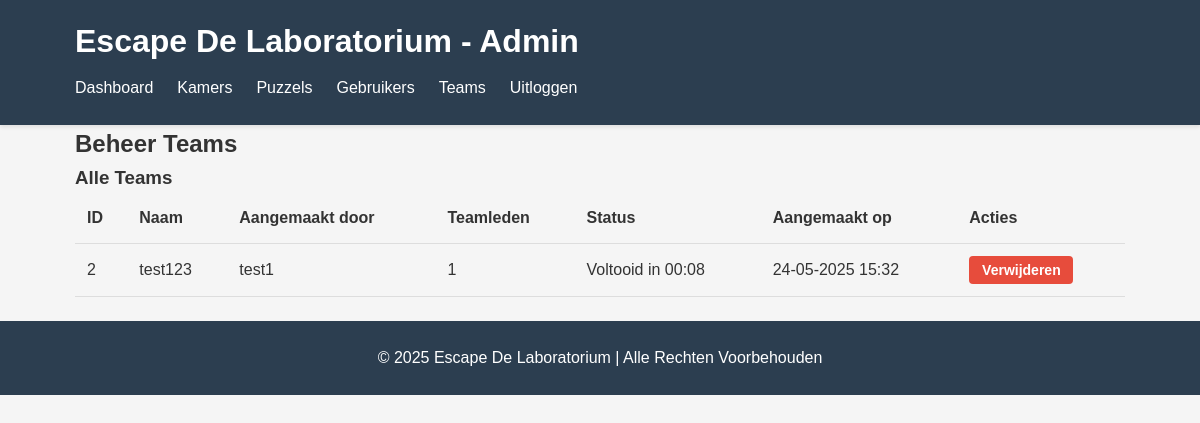
The app's page /admin/teams.php (signed in), older data.
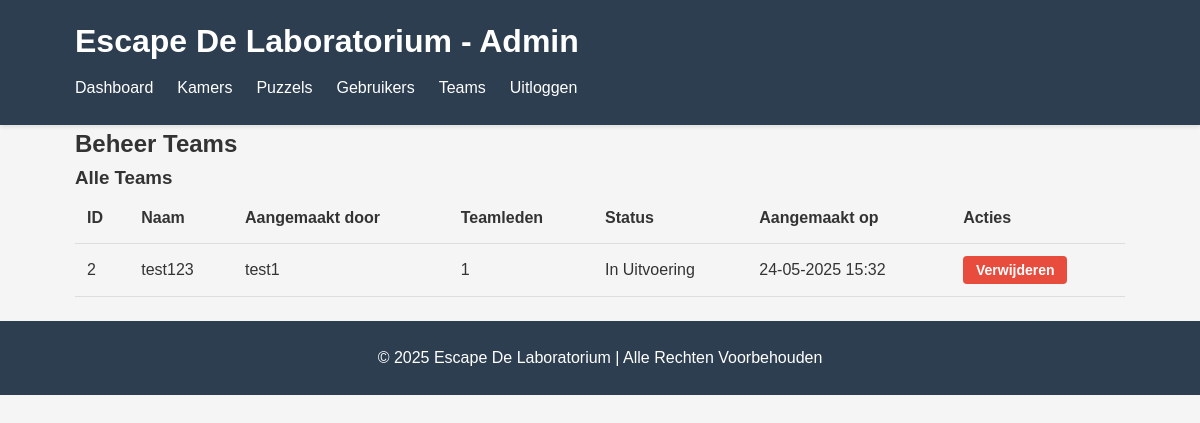
The same page, newer data.
### tables this page shows
CREATE TABLE `teams` (
  `id` int(11) NOT NULL,
  `name` varchar(50) NOT NULL,
  `created_by` int(11) DEFAULT NULL,
  `start_time` int(11) DEFAULT NULL,
  `current_room` int(11) DEFAULT NULL,
  `escape_time` int(11) DEFAULT NULL,
  `created_at` timestamp NOT NULL DEFAULT current_timestamp()
);

CREATE TABLE `users` (
  `id` int(11) NOT NULL,
  `username` varchar(50) NOT NULL,
  `password` varchar(255) NOT NULL,
  `email` varchar(100) NOT NULL,
  `role` enum('user','admin') DEFAULT 'user',
  `created_at` timestamp NOT NULL DEFAULT current_timestamp()
);

### includes/functions.php (called while the page is built, shortened)
<?php
function formatTime($seconds) {
    $hours = floor($seconds / 3600);
    $minutes = floor(($seconds % 3600) / 60);
    $secs = $seconds % 60;
    if ($hours > 0) {
        return sprintf("%02d:%02d:%02d", $hours, $minutes, $secs);
    } else {
        return sprintf("%02d:%02d", $minutes, $secs);
    }
}
?>

### admin/teams.php (the view, shortened to what this page needs)
<?php
require_once '../includes/functions.php';
$db = connectDb();
$stmt = $db->prepare("
    SELECT t.*, u.username as creator_name,
           (SELECT COUNT(*) FROM team_members WHERE team_id = t.id) as member_count
    FROM teams t
    JOIN users u ON t.created_by = u.id
    ORDER BY t.created_at DESC
");
$stmt->execute();
$teams = $stmt->fetchAll();
?>
<!DOCTYPE html>
<html lang="nl">
<head>
    <link rel="stylesheet" href="../assets/css/style.css">
</head>
<body>
    <header>
        <div class="container">
            <h1><?= SITE_NAME ?> - Admin</h1>
            <nav>
                <ul>
                    <li><a href="dashboard.php">Dashboard</a></li>
                    <li><a href="rooms.php">Kamers</a></li>
                    <li><a href="puzzles.php">Puzzels</a></li>
                    <li><a href="users.php">Gebruikers</a></li>
                    <li><a href="teams.php" class="active">Teams</a></li>
                    <li><a href="../auth/logout.php">Uitloggen</a></li>
                </ul>
            </nav>
        </div>
    </header>
    <main class="container">
        <h2>Beheer Teams</h2>
        <div class="section">
            <h3>Alle Teams</h3>
            <?php if (empty($teams)): ?>
                <div class="alert alert-info">
                    Er zijn nog geen teams aangemaakt.
                </div>
            <?php else: ?>
                <div class="table-responsive">
                    <table>
                        <thead>
                            <tr>
                                <th>ID</th>
                                <th>Naam</th>
                                <th>Aangemaakt door</th>
                                <th>Teamleden</th>
                                <th>Status</th>
                                <th>Aangemaakt op</th>
                                <th>Acties</th>
                            </tr>
                        </thead>
                        <tbody>
                            <?php foreach ($teams as $team): ?>
                                <tr>
                                    <td><?= $team['id'] ?></td>
                                    <td><?= htmlspecialchars($team['name']) ?></td>
                                    <td><?= htmlspecialchars($team['creator_name']) ?></td>
                                    <td><?= $team['member_count'] ?></td>
                                    <td>
                                        <?php if ($team['escape_time']): ?>
                                            <span class="status completed">Voltooid in <?= formatTime($team['escape_time']) ?></span>
                                        <?php elseif ($team['start_time']): ?>
                                            <span class="status in-progress">In Uitvoering</span>
                                        <?php else: ?>
                                            <span class="status not-started">Niet Gestart</span>
                                        <?php endif; ?>
                                    </td>
                                    <td><?= date('d-m-Y H:i', strtotime($team['created_at'])) ?></td>
                                    <td>
                                        <form method="post" action="<?= htmlspecialchars($_SERVER['PHP_SELF']) ?>" class="inline-form" onsubmit="return confirm('Weet je zeker dat je dit team wilt verwijderen?');">
                                            <button type="submit" class="btn btn-danger btn-sm">Verwijderen</button>
                                        </form>
                                    </td>
                                </tr>
                            <?php endforeach; ?>
                        </tbody>
                    </table>
                </div>
            <?php endif; ?>
        </div>
    </main>
    <footer>
        <div class="container">
            <p>&copy; <?= date('Y') ?> <?= SITE_NAME ?> | Alle Rechten Voorbehouden</p>
        </div>
    </footer>
</body>
</html>

Row changes from the older to the newer data that the page shows:
changed teams "test123": escape_time "00:08" → (not shown); escape_time "Voltooid in" → "In Uitvoering"
